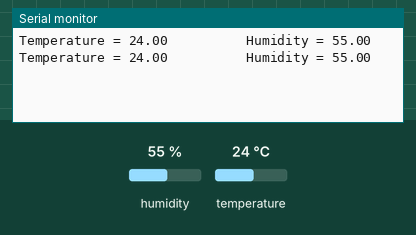
Simulated run of this sketch. Board: Arduino Uno, built with avr-gcc and run on an emulated ATmega328P. Shown: the last lines printed to the serial monitor. The inputs (shaded band) are chosen by the test bench; at power-on: humidity 55 %, temperature 24 °C.

Above: at 2.8 s.
2.9 s: humidity set to 22 %
At 4.9 s:
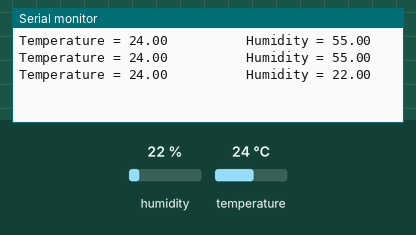
5.6 s: temperature set to 12 °C
At 7.3 s:
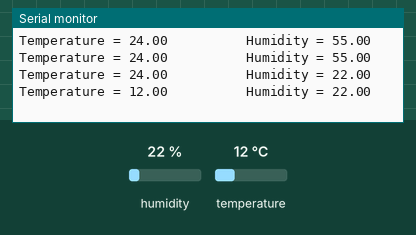
8.3 s: humidity set to 40 %
At 10.9 s:
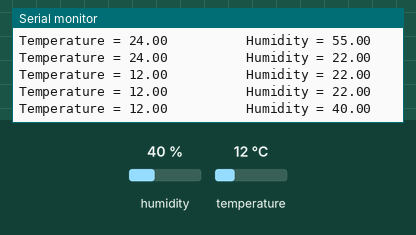
Timing chart, 0 to 12.4 s (numbered marks = the images above; inputs shaded):
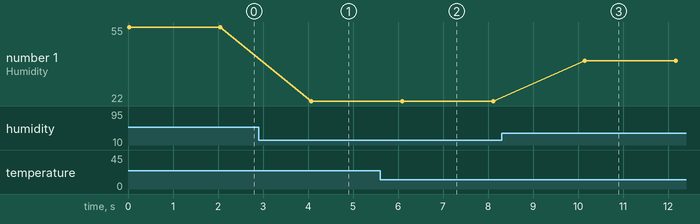

Measured:
- after the input at 2.9 s, the serial monitor: prints a new line after 1.2 s (image 1)
- after the input at 5.6 s, the serial monitor: prints a new line after 0.50 s (image 2)
- after the input at 8.3 s, the serial monitor: prints a new line after 1.8 s (image 3)
- plotted number 1: 55 → 22 after the input at 2.9 s, 22 → 40 after the input at 8.3 s

The sketch:

temp.ino
```cpp
#include <dht.h>

dht DHT;

#define DHT11_PIN 7

void setup(){
  Serial.begin(9600);
}

void loop()
{
  int chk = DHT.read11(DHT11_PIN);
  Serial.print("Temperature = ");
    Serial.print(DHT.temperature);


  Serial.print("          ");

  Serial.print("Humidity = ");
    Serial.print("");

  Serial.print(DHT.humidity);

Serial.println();

  delay(2000);
}
```
